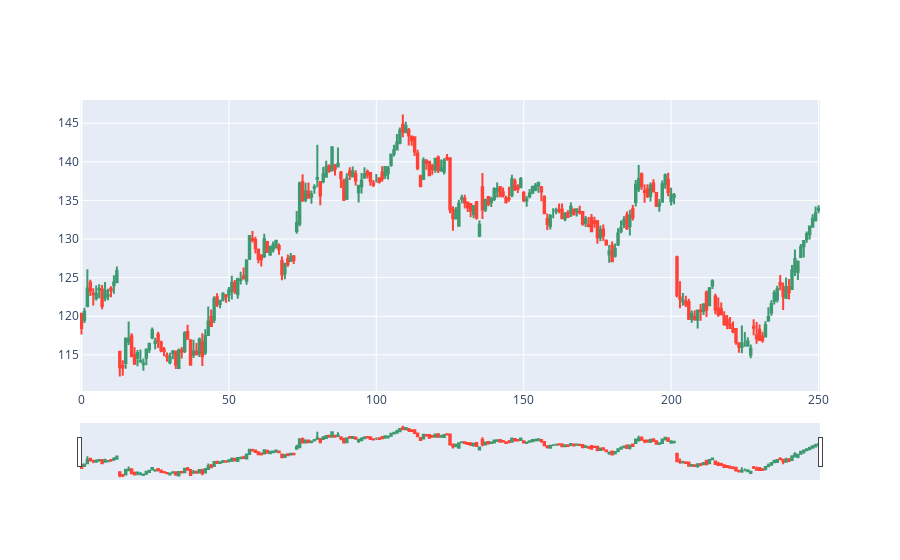

Notebook cell for this chart:
### Code cell
# Candlestick chart of march 2008
fig = go.Figure(data=[go.Candlestick(x= df.index,
                open=df.Open,
                high=df.High,
                low=df.Low,
                close=df.Close)])

fig.show()

### Figure 1 — Plotly figure (JSON) as saved in the notebook; plotly's stock layout.template omitted (floating-point values rounded to 4 significant figures; data arrays with more than 128 entries replaced by an {"elided": "..."} marker saying what was removed)
{"data": [{"close": {"elided": "251 float values"}, "high": {"elided": "251 float values"}, "low": {"elided": "251 float values"}, "open": {"elided": "251 float values"}, "type": "candlestick", "x": {"elided": "251 int values"}}], "layout": {}}
